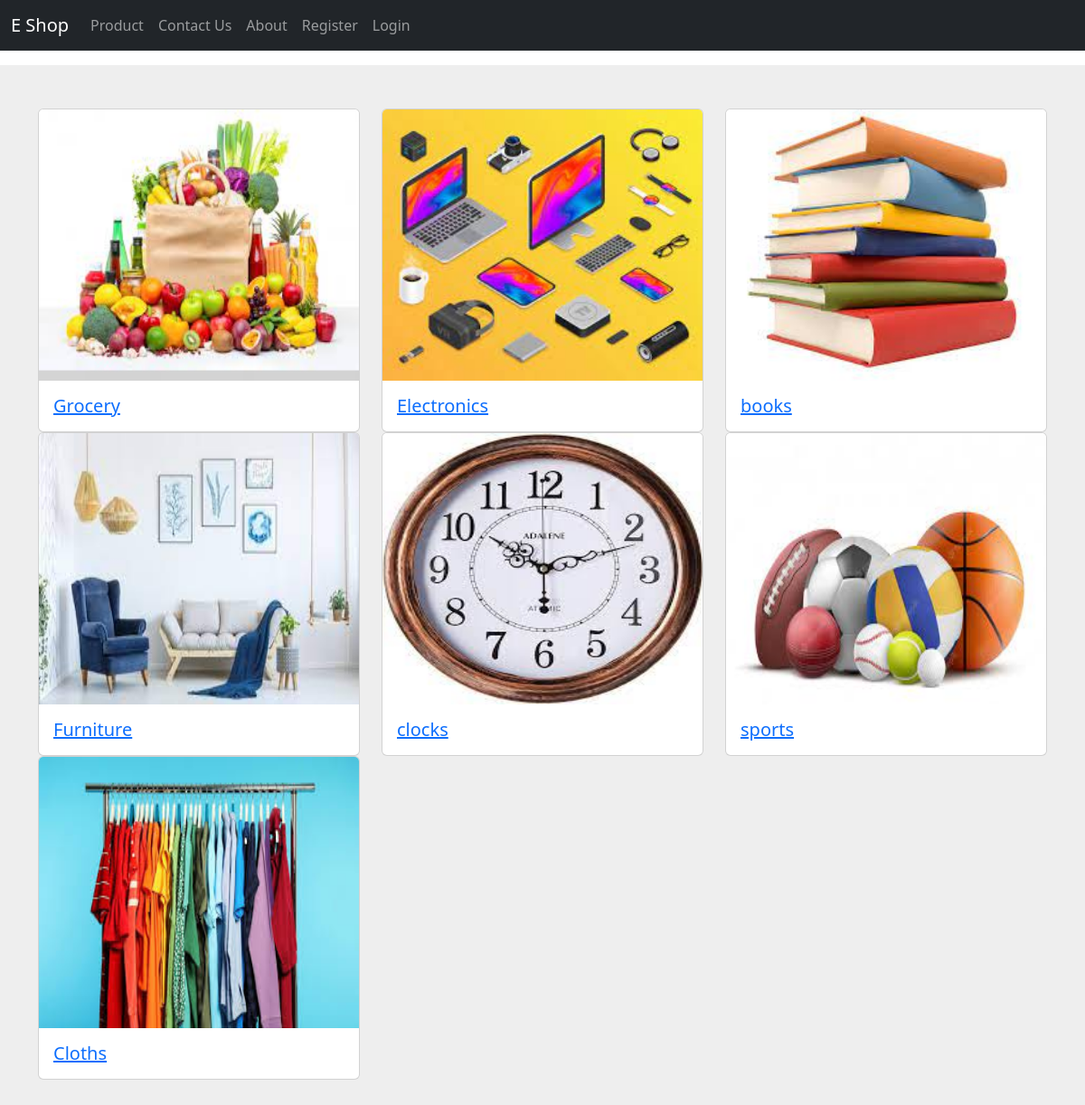
The page / on the database its author committed.
### app1/models.py (models this page shows)
class Category(models.Model):
    categoryname = models.CharField(max_length=200)
    image = models.ImageField(upload_to='categoryimage',blank=True)
    def __str__(self):
        return self.categoryname

### app1/views.py (the view)
# urls.py: path('',index,name="index1"),
def index(request):
    a = Category.objects.all()
    print(a)
    return render(request,"index.html",{'data':a})

### app1/templates/index.html
{% extends 'base.html' %}
        {% block abc %}
                <div class="col py-3">
                    <section style="background-color: #eee;">
                        <div class="container py-5">
                            <div class="row">
                                {% for i in data %}
                                    <div class="col-md-4 col-lg-4 mb-4 mb-lg-0">
                                        <div class="card">
                                            <a  href="/product-filter/{{i.id}}/">
                                            <img src="{{i.image.url}}"
                                                class="card-img-top" height="300px" alt="" />
                                            <div class="card-body" style="align-self: center;">
                                                <h5 class="mb-0" style="align-self:center;">{{i.categoryname}}</h5>
                                            </div>
                                        </a>
                                        </div>
                                    </div>
                                {% endfor %}
                            </div>
                        </div>
                    </section>
                </div>
        {% endblock %}

### app1/templates/base.html (shortened to what this page needs)
<!doctype html>
<html lang="en">
<body>
    <!DOCTYPE html>
    <html lang="en">
    <head>
        <link href="https://cdn.jsdelivr.net/npm/bootstrap@5.0.2/dist/css/bootstrap.min.css" rel="stylesheet"
>
        <link href="https://cdn.jsdelivr.net/npm/bootstrap@5.2.2/dist/css/bootstrap.min.css" rel="stylesheet"
>
    </head>
    <body>
        <nav class="navbar navbar-expand-sm bg-dark navbar-dark">
            <div class="container-fluid">
                <a class="navbar-brand" href="/">E Shop</a>
                <div class="collapse navbar-collapse" id="collapsibleNavbar">
                    <ul class="navbar-nav">
                        <li class="nav-item">
                            <a class="nav-link" href="/product-all/">Product</a>
                        </li>
                        <li class="nav-item">
                            <a class="nav-link" href="#">Contact Us</a>
                        </li>
                        <li class="nav-item">
                            <a class="nav-link" href="#">About</a>
                        </li>
                        {% if request.session.email %}
                        <li class="nav-item">
                            <a class="nav-link" href="{% url 'myorder' %}">MyOrder</a>
                        </li>
                        <li class="nav-item">
                            <a class="nav-link" href="{% url 'profile' %}">profile</a>
                        </li>
                        <li class="nav-item">
                            <a class="nav-link" href="{% url 'Logout' %}">Logout</a>
                        </li>
                        {% else %}
                        <li class="nav-item">
                            <a class="nav-link" href="/register/">Register</a>
                        </li>
                        <li class="nav-item">
                            <a class="nav-link" href="/login/">Login</a>
                        </li>
                        {% endif %}
                    </ul>
                </div>
            </div>
        </nav>
        {% block abc %}
        {% endblock %}
    </body>
    </html>
</body>
</html>

### rows shown on the page
Category: image (picture), categoryname "Grocery"
Category: image (picture), categoryname "Electronics"
Category: image (picture), categoryname "books"
Category: image (picture), categoryname "Furniture"
Category: image (picture), categoryname "clocks"
Category: image (picture), categoryname "sports"
Category: image (picture), categoryname "Cloths"
